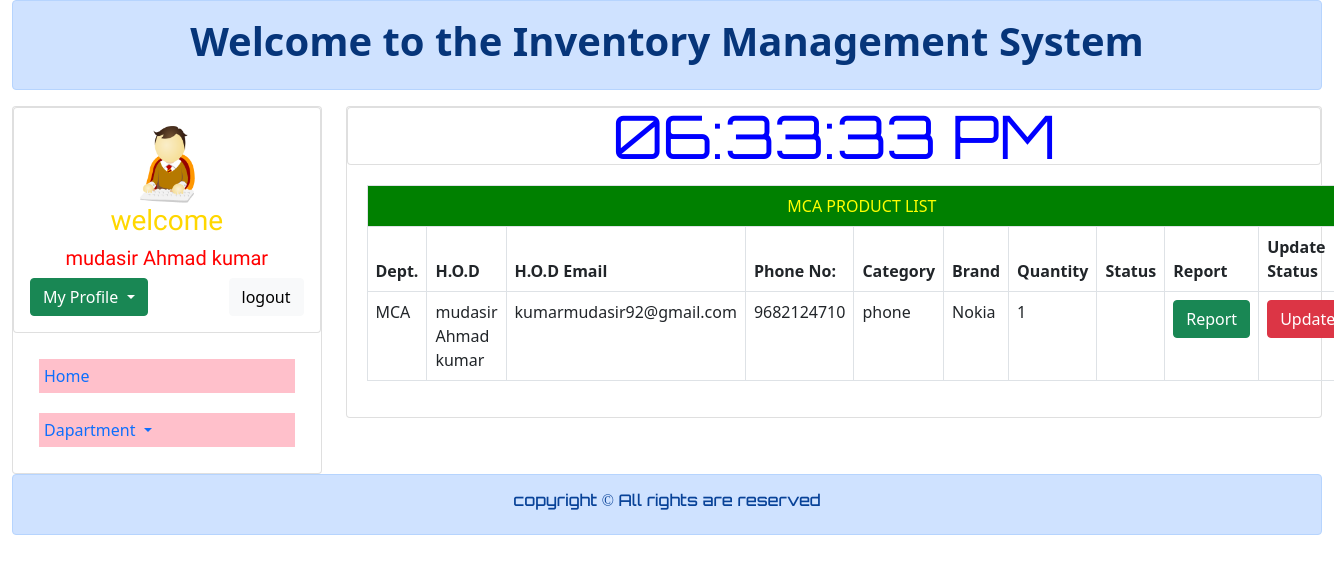
Page /admin/mca_request.php (signed in) on the committed database.
### tables this page shows
CREATE TABLE `request` (
  `id` int(13) NOT NULL,
  `department` varchar(25) NOT NULL,
  `hod_name` varchar(50) NOT NULL,
  `email` varchar(50) NOT NULL,
  `phone` varchar(13) NOT NULL,
  `catagory` varchar(25) NOT NULL,
  `brand` varchar(25) NOT NULL,
  `quantity` int(13) NOT NULL
);

### admin/mca_request.php (the view, shortened to what this page needs)
<?php
include 'connection.php';
?>
<!DOCTYPE html>
<html lang="en">
<head>
    <link href="https://cdn.jsdelivr.net/npm/bootstrap@5.0.0/dist/css/bootstrap.min.css" rel="stylesheet">
</head>
<body>
    <div class="container-fluid">
        <div class="row">
            <div class="col-md-12">
                        <div class="alert alert-primary" role="alert">
                            <h1 class="text-center"> <a href="#" class="alert-link" style="text-decoration: none;">Welcome to the Inventory Management System</a></h1>
                        </div>
            </div>
        </div>
        <div class="row">
            <div class="col-md-3">
                <div class="card">
                <div class="row">
                         <div class="col-md-12">
                             <div class="card">
                                <div class="card-body">
                                    <div class="row">
                                    <div class="col-md-4"></div>
                                        <div class="col-md-4">
                                          <img style="height:80px; width: 80px; border-radious:50px; justify-item: center;" src="../img/logo.png" alt="">
                                        </div>
                                        <div class="col-md-4"></div>
                                    </div>
                                    <h3 class="text-center" style="font-family: 'Texturina', serif; color:gold">welcome</h3>
                                    <h2 class="text-center "  style="font-family: 'Texturina', serif; color:red; font-size:20px"><?php echo $_SESSION['name'];?></h2>
                                   <div class="dropdown">
                                        <button class="btn btn-success dropdown-toggle" type="button" id="dropdownMenuButton1" data-bs-toggle="dropdown" aria-expanded="false">
                                            My Profile
                                        </button>
                                        <a class="btn btn-light" style="float:right;" href="logout.php" role="button">logout</a>
                                    </div>
                                </div>
                             </div>
                         </div>
                     </div>
                    <div class="card-body">
                        <nav class="nav flex-column">
                            <a class="nav-link" href="admin_dashboard.php">Home</a>
                            <a class="nav-link dropdown-toggle" href="#" id="navbarDropdown" role="button" data-bs-toggle="dropdown" aria-expanded="false">
                            Dapartment
                            </a>
                         </nav>
                    </div>
                </div>
            </div>
            <div class="col-md-9">
                <div class="card">
                     <div class="row">
                         <div class="col-md-12">
                             <div class="card">
                                <div class="card-body"><br>
                                <div id="MyClockDisplay" class="clock"></div>
                                </div>
                             </div>
                         </div>
                     </div>
                    <div class="card-body" style="margin:10px; padding:10px;">
                    <div class="row">
                            <div class="col-md-10">
                                <table class="table table-bordered table-hover">
                                    <thead>
                                        <tr>
                                        <td colspan="10" style="color:yellow; background-color:green; text-align: center;"><?php echo $_SESSION['department'];?> PRODUCT LIST</td>
                                        </tr>
                                        <tr>
                                            <th>Dept.</th>
                                            <th>H.O.D</th>
                                            <th>H.O.D Email</th>
                                            <th>Phone No:</th>
                                            <th>Category</th>
                                            <th>Brand</th>
                                            <th>Quantity</th>
                                            <th>Status</th>
                                            <th>Report</th>
                                            <th>Update Status</th>
                                        </tr>
                                    </thead>
                                    <?php
                                        $query = "select * from request where department = 'MCA'";
                                        $query_run = mysqli_query($connection,$query);
                                        while($row = mysqli_fetch_assoc($query_run)){
                                            ?>
                                            <tr>
                                                <td><?php echo $row['department'];?></td>
                                                <td><?php echo $row['hod_name'];?></td>
                                                <td><?php echo $row['email'];?></td>
                                                <td><?php echo $row['phone'];?></td>
                                                <td><?php echo $row['catagory'];?></td>
                                                <td><?php echo $row['brand'];?></td>
                                                <td><?php echo $row['quantity'];?></td>
                                                  <td><?php echo $row['status'];?></td>
                                                <td>
                                                    <button class="btn btn-success" name=""><a style="text-decoration: none; color: white;" href="../report.php?cid=<?php echo $row['id'];?>">Report</a></button>
                                                </td>
                                                <td>
                                                    <button class="btn btn-danger" name=""><a style="text-decoration: none; color: white;" href="update_request_status.php?cid=<?php echo $row['id'];?>">Update  </a></button>
                                                </td>
                                            </tr>
                                            <?php
                                        }
                                    ?>
                                </table>
                            </div>
	                    </div>
                    </div>
                </div>
            </div>
        </div>
        <div class="row">
            <div class="col-md-12">
                        <div class="alert alert-primary" role="alert">
                            <h6 class="text-center" style="text-decoration: none; font-family: Orbitron;"> copyright &copy; All rights are reserved</h6>
                        </div>
            </div>
    </div>
</body>
</html>

### admin/mca_request.php (style rules this page uses)
.nav { color: black; }
.nav a { padding: 5px; margin:10px; background-color: pink; }
.clock { position: absolute; top: 50%; left: 50%; transform: translateX(-50%) translateY(-50%); color: blue; font-family: Orbitron; font-size: 60px; padding: 0px 5px 0px 5px; }

### rows in the picture
request: department "MCA", hod_name "mudasir Ahmad kumar", email "kumarmudasir92@gmail.com", phone "9682124710", catagory "phone", brand "Nokia", quantity "1"

### other values in the picture
$_SESSION['name'] "mudasir Ahmad kumar"
$_SESSION['department'] "MCA"
